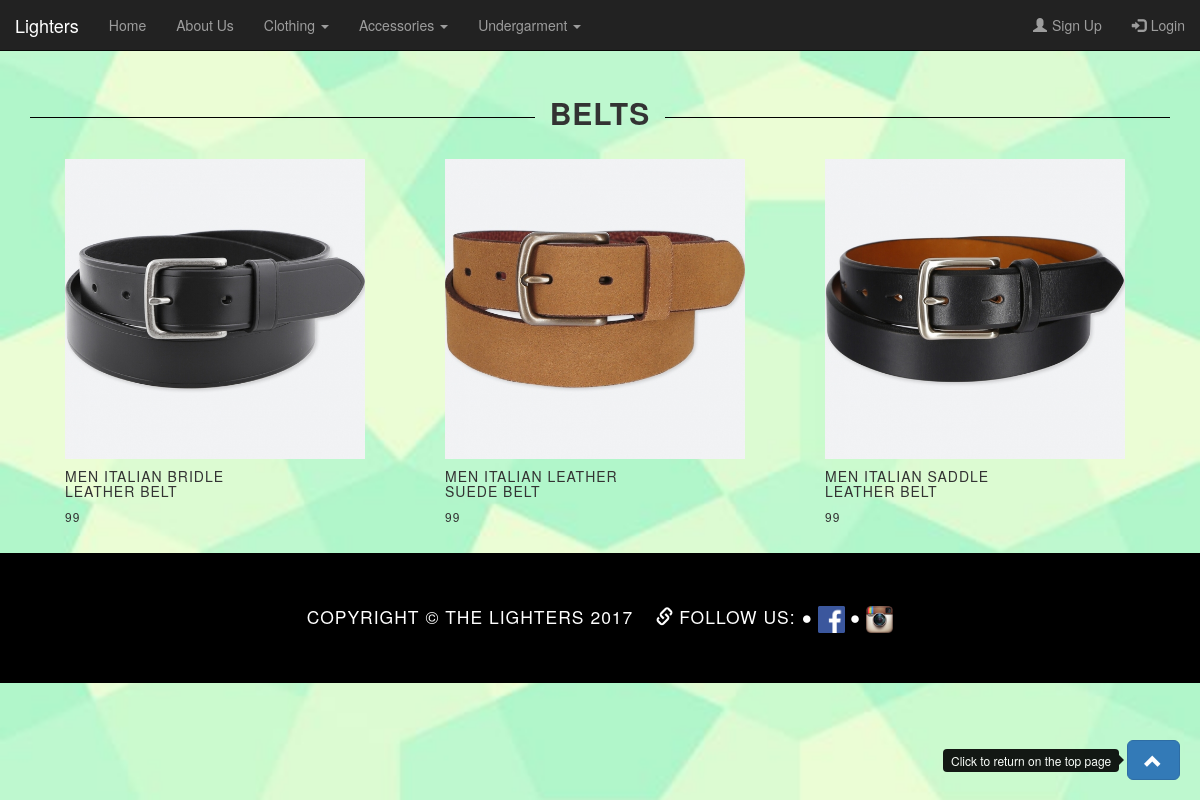
The page /php/belts.php on the database its author committed.
### tables this page shows
CREATE TABLE `products` (
  `product_id` int(255) NOT NULL,
  `product_name` varchar(1000) NOT NULL,
  `product_category` varchar(1000) NOT NULL,
  `product_quantity` int(255) NOT NULL,
  `product_price` int(255) NOT NULL,
  `product_img` varchar(1000) NOT NULL
);

### php/belts.php (the view, shortened to what this page needs)
<html>
<?php
		require "connection.php";
		$sql = "SELECT * FROM `products` WHERE product_category = 'belt'";
		$result = mysqli_query($conn,$sql);
?>
<head>
		<link rel="stylesheet" type="text/css" href="../css/home.css">
		<link rel="stylesheet" type="text/css" href="../css/products.css">
	<link rel="stylesheet" href="../css/bootstrap.min.css">
	<link rel="stylesheet" href="https://maxcdn.bootstrapcdn.com/bootstrap/3.3.7/css/bootstrap.min.css">
	<link rel="stylesheet" href="https://cdnjs.cloudflare.com/ajax/libs/font-awesome/4.7.0/css/font-awesome.min.css">
</head>
<body>
<?php
	include 'navigation.php';
?>
	<div class="container" style="margin-bottom:20px"><h2><strong>Belts</strong></h2></div>
<div class="container products" style="margin-bottom:20px">
<?php while ($row = mysqli_fetch_array($result,MYSQLI_ASSOC)){   ?>
  <div class="product-card">
    <div class="product-image">
	<a><img id="product-image" class="identifyingClass" src="../belts/<?php echo $row['product_img']; ?>"
	  data-id="<?php echo $row['product_id'];?>"
		data-name="<?php echo $row['product_name'];?>"
		data-price="<?php echo $row['product_price'];?>"
		data-quantity="<?php echo $row['product_quantity'];?>"
		data-image="<?php echo $row['product_img'];?>"
		data-toggle="modal" data-target="#product_view">
		</a>
		</div>
    <div class="product-info" style="width: 200px;">
      <h5><?php echo $row['product_name'];?></h5>
      <h6><?php echo $row['product_price'];?></h6>
    </div>
  </div>
<?php }?>
</div>
<div class="container">
	<div class="row">
		<a id="back-to-top" href="#" class="btn btn-primary btn-lg back-to-top" role="button" title="Click to return on the top page" data-toggle="tooltip" data-placement="left"><span class="glyphicon glyphicon-chevron-up"></span></a>
	</div>
</div>
<?php
	include 'footer.php';
?>
</body>
</html>

### css/home.css (style rules this page uses)
body { margin: 0; font-family: "Open Sans","Helvetica Neue",Helvetica,Arial,sans-serif; -webkit-background-size: cover; -moz-background-size: cover; background-size: cover; -o-background-size: cover; background: url(../img/wallpaper.jpg); background-size:cover; background-repeat:repeat-x repeat-y; background-position:center center; }
h1, h2, h3, h4, h5, h6, span { text-transform: uppercase; font-family: "Josefin Slab","Helvetica Neue",Helvetica,Arial,sans-serif; font-weight: 100; letter-spacing: 1px; }
a { text-decoration:none; }
h2 { overflow: hidden; text-align: center; }
h2:before, h2:after { background-color: #000; content: ""; display: inline-block; height: 1px; position: relative; vertical-align: middle; width: 50%; }
h2:before { right: 0.5em; margin-left: -50%; }
h2:after { left: 0.5em; margin-right: -50%; }
.back-to-top { cursor: pointer; position: fixed; bottom: 20px; right: 20px; display:none; }
div { flex:1; }

### css/products.css (style rules this page uses)
.products { display: flex; flex-wrap: wrap; padding-left:180px; margin-left:180px; }
.product-card { flex: 1 16%%; margin-left:35px; }
img { width:300px; height:300px; }

### rows shown on the page
products: product_img (picture), product_name "MEN ITALIAN BRIDLE LEATHER BELT", product_price "99"
products: product_img (picture), product_name "MEN ITALIAN LEATHER SUEDE BELT", product_price "99"
products: product_img (picture), product_name "MEN ITALIAN SADDLE LEATHER BELT", product_price "99"
